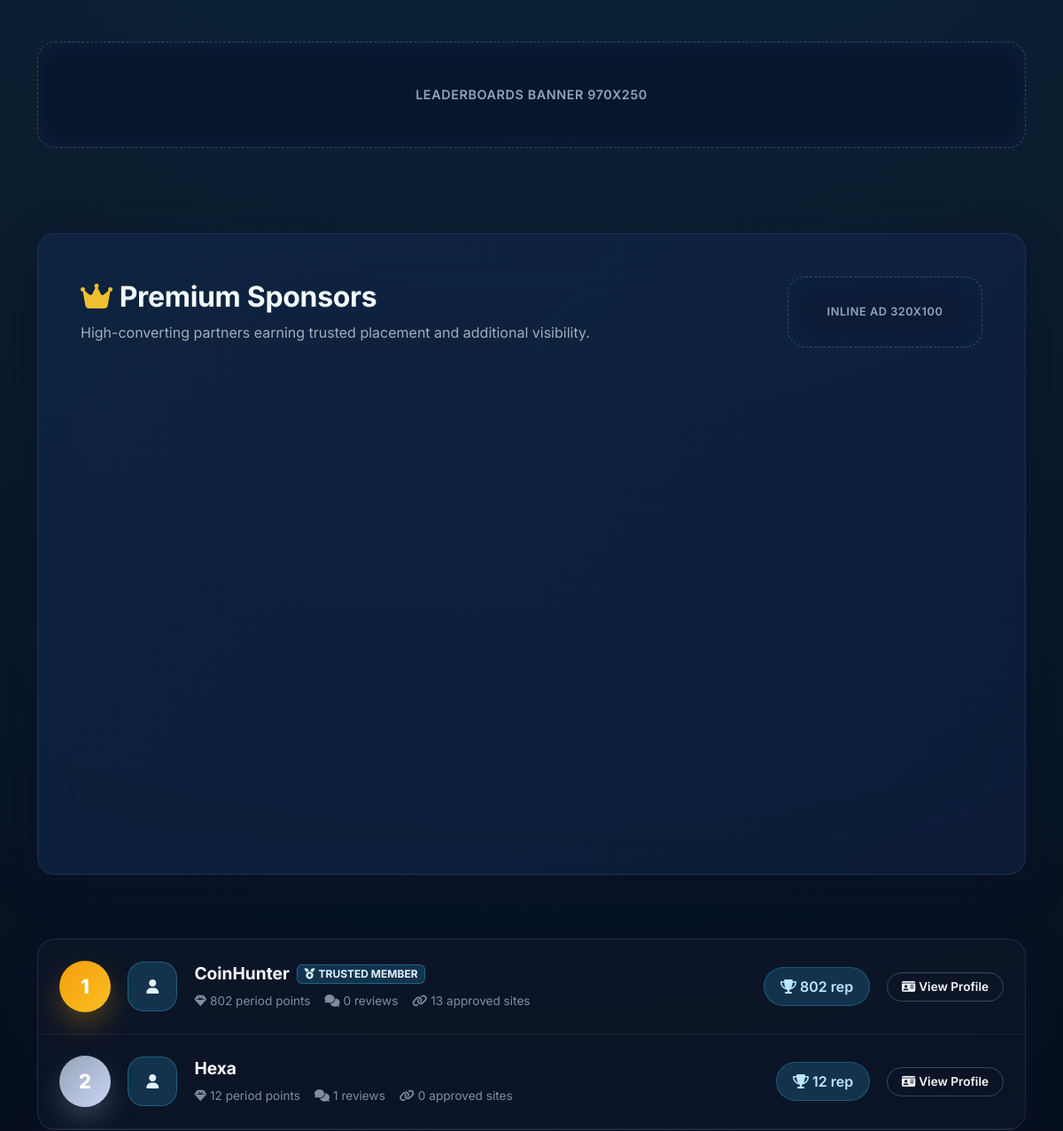
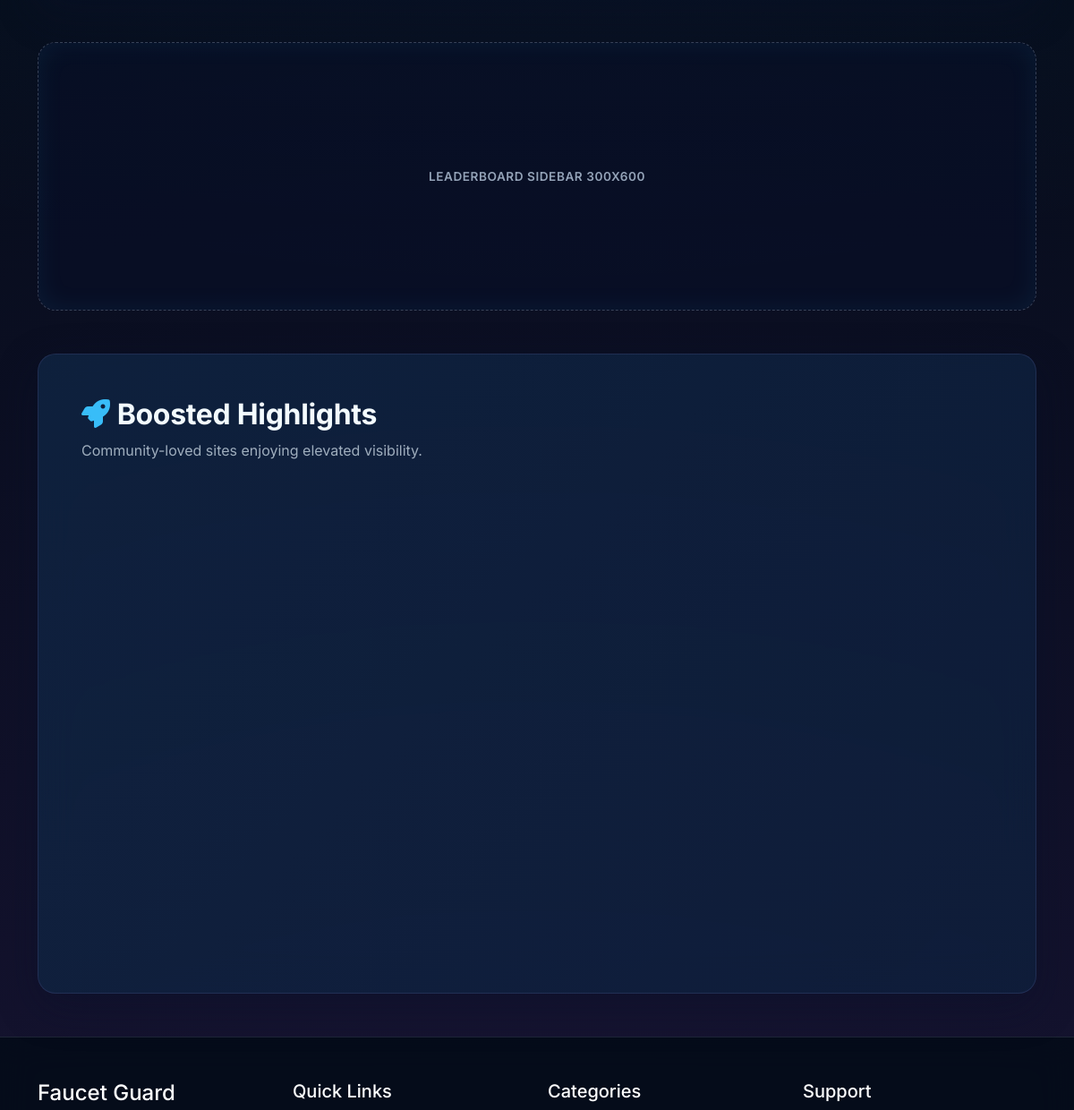
The app's page /rankings.php?type=users&period=all_time (middle part), older data (2 pictures, top to bottom).
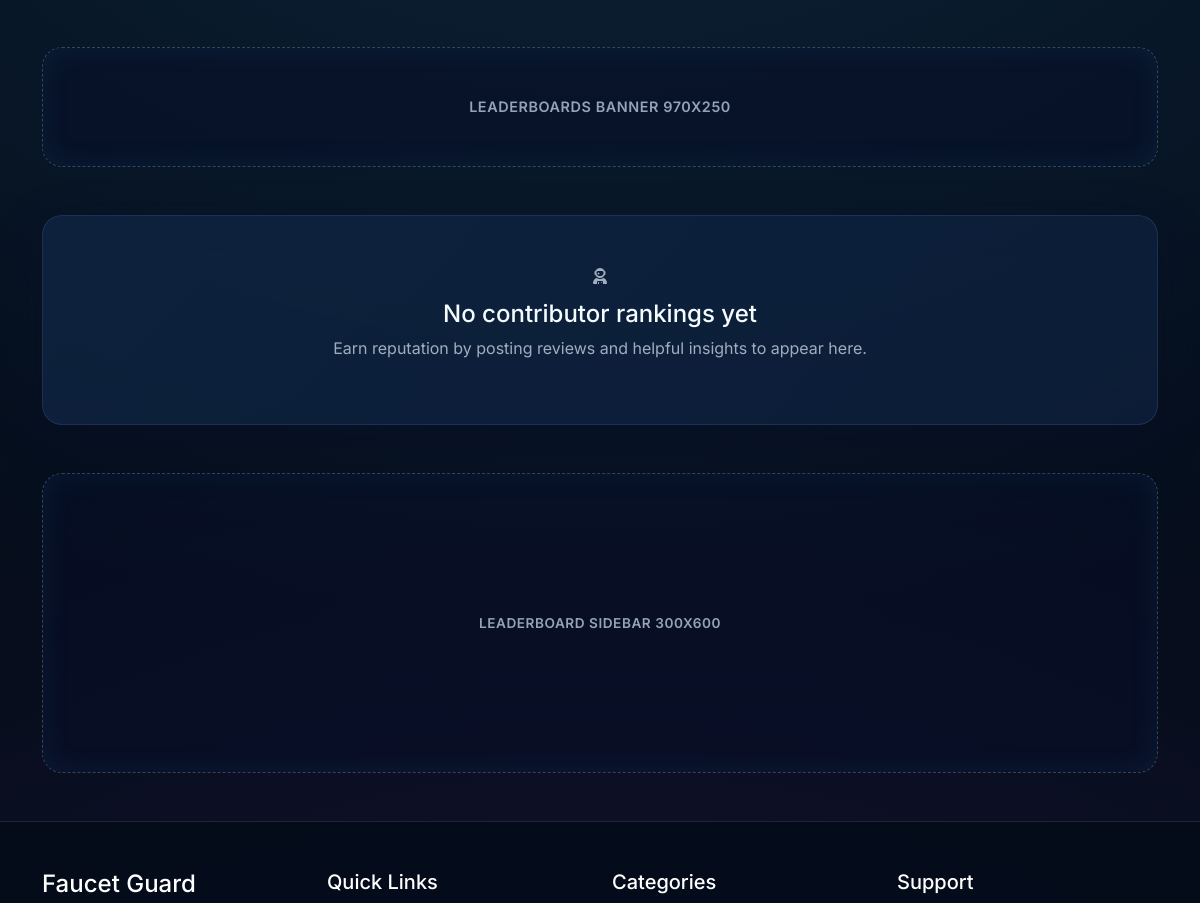
The same page, newer data.
### tables this page shows
CREATE TABLE `users` (
  `id` int(11) NOT NULL,
  `username` varchar(50) NOT NULL,
  `email` varchar(255) NOT NULL,
  `password` varchar(255) NOT NULL,
  `avatar` varchar(255) DEFAULT 'assets/images/default-avatar.png',
  `reputation_points` int(11) DEFAULT 0,
  `level_id` int(11) DEFAULT NULL,
  `active_badge_id` int(11) DEFAULT NULL,
  `is_admin` tinyint(1) DEFAULT 0,
  `is_moderator` tinyint(1) DEFAULT 0,
  `is_banned` tinyint(1) DEFAULT 0,
  `ban_reason` varchar(255) DEFAULT NULL,
  `email_notifications` tinyint(1) DEFAULT 1,
  `last_active` timestamp NULL DEFAULT NULL,
  `last_login` timestamp NULL DEFAULT NULL,
  `last_ip` varchar(45) DEFAULT NULL,
  `total_reviews` int(11) DEFAULT 0,
  `total_upvotes` int(11) DEFAULT 0,
  `total_submissions` int(11) DEFAULT 0,
  `credits` decimal(10,2) DEFAULT 0.00,
  `referred_by` int(11) DEFAULT NULL,
  `referral_code` varchar(50) DEFAULT NULL,
  `created_at` timestamp NOT NULL DEFAULT current_timestamp(),
  `updated_at` timestamp NOT NULL DEFAULT current_timestamp() ON UPDATE current_timestamp()
);

CREATE TABLE `levels` (
  `id` int(11) NOT NULL,
  `name` varchar(100) NOT NULL,
  `min_reputation` int(11) NOT NULL,
  `badge_icon` varchar(255) DEFAULT NULL,
  `badge_color` varchar(7) NOT NULL DEFAULT '#3b82f6',
  `difficulty` enum('newcomer','easy','medium','hard','extreme','special') DEFAULT 'easy',
  `description` text DEFAULT NULL,
  `requirements` text DEFAULT NULL,
  `created_at` timestamp NOT NULL DEFAULT current_timestamp()
);

### rankings.php (the view, shortened to what the rows shown need)
<?php
$database = new Database();
$db = $database->getConnection();
$ranking_type = $_GET['type'] ?? 'sites';
$period = $_GET['period'] ?? 'all_time';
$vote_join_condition = '';
switch ($period) {
    case 'all_time':
        $vote_join_condition = "LEFT JOIN votes v ON s.id = v.site_id AND v.vote_type = 'upvote'";
        break;
}
if ($ranking_type === 'sites') {
    if ($period === 'all_time') {
        $sites_query = "SELECT s.*,
                        COALESCE(AVG(r.rating), 0) as average_rating,
                        COUNT(DISTINCT r.id) as review_count,
                        u.username as submitted_by_username,
                        (s.total_upvotes - s.total_downvotes) as vote_score,
                        s.total_upvotes as period_upvotes,
                        CASE
                            WHEN s.is_sponsored = 1 AND s.sponsored_until > NOW() THEN 'sponsored'
                            WHEN s.is_boosted = 1 AND s.boosted_until > NOW() THEN 'boosted'
                            ELSE 'normal'
                        END as promotion_status
                        FROM sites s
                        LEFT JOIN reviews r ON s.id = r.site_id AND r.is_deleted = 0
                        LEFT JOIN users u ON s.submitted_by = u.id
                        WHERE s.is_approved = 1 AND s.is_dead = FALSE AND s.admin_approved_dead = FALSE
                        GROUP BY s.id
                        ORDER BY s.total_upvotes DESC, vote_score DESC, average_rating DESC
                        LIMIT 15";
    } else {
        $sites_query = "SELECT s.*,
                        COALESCE(AVG(r.rating), 0) as average_rating,
                        COUNT(DISTINCT r.id) as review_count,
                        u.username as submitted_by_username,
                        (s.total_upvotes - s.total_downvotes) as vote_score,
                        COUNT(DISTINCT v.id) as period_upvotes,
                        CASE
                            WHEN s.is_sponsored = 1 AND s.sponsored_until > NOW() THEN 'sponsored'
                            WHEN s.is_boosted = 1 AND s.boosted_until > NOW() THEN 'boosted'
                            ELSE 'normal'
                        END as promotion_status
                        FROM sites s
                        LEFT JOIN reviews r ON s.id = r.site_id AND r.is_deleted = 0
                        LEFT JOIN users u ON s.submitted_by = u.id
                        {$vote_join_condition}
                        WHERE s.is_approved = 1 AND s.is_dead = FALSE AND s.admin_approved_dead = FALSE
                        GROUP BY s.id
                        HAVING period_upvotes > 0
                        ORDER BY period_upvotes DESC, vote_score DESC, average_rating DESC
                        LIMIT 15";
    }
    $sites_stmt = $db->prepare($sites_query);
    $sites_stmt->execute();
    $top_sites = $sites_stmt->fetchAll(PDO::FETCH_ASSOC);
} else {
    $top_sites = [];
}
if ($ranking_type === 'users') {
    if ($period === 'all_time') {
        $users_query = "SELECT u.*, l.name as level_name, l.badge_icon, l.badge_color,
                        (SELECT COUNT(*) FROM reviews WHERE user_id = u.id AND is_deleted = 0) as total_reviews,
                        (SELECT COUNT(*) FROM sites WHERE submitted_by = u.id AND is_approved = 1) as approved_sites,
                        u.reputation_points as period_reputation_points
                        FROM users u
                        LEFT JOIN levels l ON u.active_badge_id = l.id
                        WHERE u.is_banned = 0
                        GROUP BY u.id
                        HAVING period_reputation_points > 0
                        ORDER BY period_reputation_points DESC, total_reviews DESC
                        LIMIT 15";
    }
    $users_stmt = $db->prepare($users_query);
    $users_stmt->execute();
    $top_users = $users_stmt->fetchAll(PDO::FETCH_ASSOC);
} else {
    $top_users = [];
}
$sponsored_query = "SELECT s.*,
                   COALESCE(AVG(r.rating), 0) as average_rating,
                   COUNT(r.id) as review_count,
                   u.username as submitted_by_username
                   FROM sites s
                   LEFT JOIN reviews r ON s.id = r.site_id
                   LEFT JOIN users u ON s.submitted_by = u.id
                   WHERE s.is_approved = 1 AND s.is_sponsored = 1 AND s.sponsored_until > NOW()
                   AND s.is_dead = FALSE AND s.admin_approved_dead = FALSE
                   GROUP BY s.id
                   ORDER BY COALESCE(s.sponsored_last_shown, '1970-01-01') ASC, RAND()
LIMIT 5
";
$sponsored_stmt = $db->prepare($sponsored_query);
$sponsored_stmt->execute();
$sponsored_sites = $sponsored_stmt->fetchAll(PDO::FETCH_ASSOC);
$boosted_query = "SELECT s.*,
                  COALESCE(AVG(r.rating), 0) as average_rating,
                  COUNT(r.id) as review_count,
                  u.username as submitted_by_username
                  FROM sites s
                  LEFT JOIN reviews r ON s.id = r.site_id
                  LEFT JOIN users u ON s.submitted_by = u.id
                  WHERE s.is_approved = 1 AND s.is_boosted = 1 AND s.boosted_until > NOW()
                  AND s.is_dead = FALSE AND s.admin_approved_dead = FALSE
                  GROUP BY s.id
                  ORDER BY COALESCE(s.boosted_last_shown, '1970-01-01') ASC, RAND()
LIMIT 3
";
$boosted_stmt = $db->prepare($boosted_query);
$boosted_stmt->execute();
$boosted_sites = $boosted_stmt->fetchAll(PDO::FETCH_ASSOC);
include 'includes/header.php';
?>
<main class="page-wrapper flex-grow-1">
    <?php if (!empty($sponsored_sites)): ?>
    <section class="py-5">
        <div class="container">
            <div class="glass-card p-4 p-lg-5 mb-4 animate-fade-in" data-aos="fade-up">
                <div class="d-flex flex-column flex-md-row justify-content-between align-items-md-center mb-4">
                    <div>
                        <h2 class="section-heading mb-2 text-white"><i class="fas fa-crown me-2 text-warning"></i>Premium Sponsors</h2>
                    </div>
                </div>
            </div>
        </div>
    </section>
    <?php endif; ?>
    <section class="pb-5">
        <div class="container">
            <?php if ($ranking_type === 'sites'): ?>
                <?php if (!empty($top_sites)): ?>
                    <div class="ranking-table">
                        <?php foreach ($top_sites as $index => $site): ?>
                            <?php
                                $position = $index + 1;
                                $position_class = $position === 1 ? 'position-1' : ($position === 2 ? 'position-2' : ($position === 3 ? 'position-3' : 'position-default'));
                                $period_votes = $site['period_upvotes'] ?? $site['total_upvotes'];
                            ?>
                            <div class="ranking-row">
                                <div class="ranking-position <?php echo $position_class; ?>"><?php echo $position; ?></div>
                                <img src="<?php echo htmlspecialchars($site['logo'] ?: 'assets/images/default-logo.png'); ?>" alt="<?php echo htmlspecialchars($site['name']); ?>" class="ranking-logo">
                                <div class="ranking-info">
                                    <div class="d-flex flex-wrap align-items-center gap-2 mb-2">
                                        <h3 class="ranking-name mb-0"><?php echo htmlspecialchars($site['name']); ?></h3>
                                        <?php if ($site['promotion_status'] === 'sponsored'): ?>
                                            <span class="featured-badge featured-badge--premium featured-badge--compact"><i class="fas fa-crown me-1"></i>Premium Sponsor</span>
                                        <?php elseif ($site['promotion_status'] === 'boosted'): ?>
                                            <span class="featured-badge featured-badge--boosted featured-badge--compact"><i class="fas fa-rocket me-1"></i>Boosted</span>
                                        <?php endif; ?>
                                    </div>
                                    <div class="ranking-stats">
                                        <span><i class="fas fa-thumbs-up me-1"></i><?php echo number_format($period_votes); ?> period upvotes</span>
                                        <span><i class="fas fa-arrow-trend-up me-1"></i><?php echo number_format($site['vote_score']); ?> net votes</span>
                                        <span><i class="fas fa-star me-1"></i><?php echo number_format($site['average_rating'], 1); ?>/5 rating</span>
                                        <span><i class="fas fa-comments me-1"></i><?php echo $site['review_count']; ?> reviews</span>
                                    </div>
                                </div>
                                <div class="ranking-score text-nowrap"><i class="fas fa-signal me-1"></i><?php echo ucfirst($period); ?></div>
                                <div class="ranking-actions">
                                    <a href="visit?id=<?php echo $site['id']; ?>" class="btn btn-theme btn-gradient btn-sm" target="_blank" rel="nofollow"><i class="fas fa-arrow-up-right-from-square me-1"></i>Visit</a>
                                    <a href="review?id=<?php echo $site['id']; ?>" class="btn btn-theme btn-outline-glass btn-sm"><i class="fas fa-circle-info me-1"></i>Details</a>
                                </div>
                            </div>
                        <?php endforeach; ?>
                    </div>
                <?php else: ?>
                    <div class="glass-card p-5 text-center text-muted">
                        <i class="fas fa-circle-info fa-3x mb-3"></i>
                        <h4 class="text-white mb-2">No site rankings yet</h4>
                        <p>Once platforms start receiving votes this leaderboard will light up.</p>
                    </div>
                <?php endif; ?>
            <?php else: ?>
                <?php if (!empty($top_users)): ?>
                    <div class="ranking-table">
                        <?php foreach ($top_users as $index => $user): ?>
                            <?php
                                $position = $index + 1;
                                $position_class = $position === 1 ? 'position-1' : ($position === 2 ? 'position-2' : ($position === 3 ? 'position-3' : 'position-default'));
                                $period_points = $user['period_reputation_points'] ?? $user['reputation_points'];
                            ?>
                            <div class="ranking-row">
                                <div class="ranking-position <?php echo $position_class; ?>"><?php echo $position; ?></div>
                                <div class="ranking-logo d-flex align-items-center justify-content-center" style="background: rgba(56, 189, 248, 0.18); border: 1px solid rgba(56, 189, 248, 0.32); color: #e0f2fe;">
                                    <i class="fas fa-user"></i>
                                </div>
                                <div class="ranking-info">
                                    <div class="d-flex flex-wrap align-items-center gap-2 mb-2">
                                        <h3 class="ranking-name mb-0"><?php echo htmlspecialchars($user['username']); ?></h3>
                                        <?php if ($user['level_name']): ?>
                                            <span class="badge bg-info-subtle text-uppercase"><i class="fas fa-medal me-1"></i><?php echo htmlspecialchars($user['level_name']); ?></span>
                                        <?php endif; ?>
                                    </div>
                                    <div class="ranking-stats">
                                        <span><i class="fas fa-gem me-1"></i><?php echo number_format($period_points); ?> period points</span>
                                        <span><i class="fas fa-comments me-1"></i><?php echo $user['total_reviews']; ?> reviews</span>
                                        <span><i class="fas fa-link me-1"></i><?php echo $user['approved_sites']; ?> approved sites</span>
                                    </div>
                                </div>
                                <div class="ranking-score"><i class="fas fa-trophy me-1"></i><?php echo number_format($user['reputation_points']); ?> rep</div>
                                <div class="ranking-actions">
                                    <a href="profile.php?user=<?php echo urlencode($user['username']); ?>" class="btn btn-theme btn-outline-glass btn-sm"><i class="fas fa-id-card me-1"></i>View Profile</a>
                                </div>
                            </div>
                        <?php endforeach; ?>
                    </div>
                <?php endif; ?>
            <?php endif; ?>
        </div>
    </section>
    <?php if (!empty($boosted_sites)): ?>
    <section class="pt-0 pb-5">
        <div class="container">
            <div class="glass-card p-4 p-lg-5 animate-fade-in" data-aos="fade-up">
                <div class="d-flex flex-column flex-md-row justify-content-between align-items-md-center mb-4">
                    <div>
                        <h2 class="section-heading mb-2 text-white"><i class="fas fa-rocket me-2 text-info"></i>Boosted Highlights</h2>
                    </div>
                </div>
            </div>
        </div>
    </section>
    <?php endif; ?>
</main>
<?php include 'includes/footer.php'; ?>

Row changes from the older to the newer data that the page shows:
removed users: position "1", username "CoinHunter", levels.name "TRUSTED MEMBER", reputation_points "802", total_reviews "0", approved_sites "13"
removed users: position "2", username "Hexa", reputation_points "12", total_reviews "1", approved_sites "0"
Text that changed along with them:
text no longer shown: "Premium Sponsors High-converting partners earning trusted placement and additional visibility. INLINE AD 320X100 Boosted Highlights Community-loved sites enjoying elevated visibility."
text now shown: "No contributor rankings yet Earn reputation by posting reviews and helpful insights to appear here."
